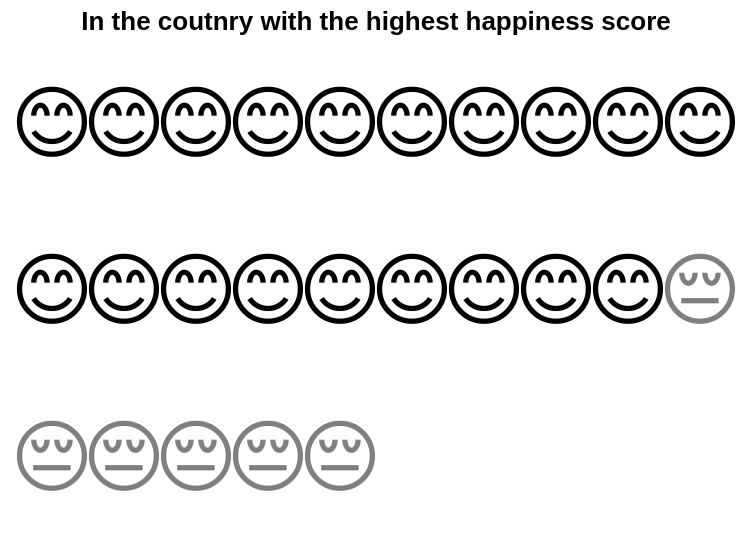

Write the Vega-Lite specification saved for this chart.
### Vega-Lite specification from a JSON file in a GitHub repository (floating-point values rounded to 4 significant figures)
{"$schema": "https://vega.github.io/schema/vega-lite/v4.json", "config": {"view": {"stroke": ""}}, "title": "In the coutnry with the highest happiness score", "width": 360, "height": 250, "data": {"values": [{"id": 1, "face": "smile"}, {"id": 2, "face": "smile"}, {"id": 3, "face": "smile"}, {"id": 4, "face": "smile"}, {"id": 5, "face": "smile"}, {"id": 6, "face": "smile"}, {"id": 7, "face": "smile"}, {"id": 8, "face": "smile"}, {"id": 9, "face": "smile"}, {"id": 10, "face": "smile"}, {"id": 11, "face": "smile"}, {"id": 12, "face": "smile"}, {"id": 13, "face": "smile"}, {"id": 14, "face": "smile"}, {"id": 15, "face": "smile"}, {"id": 16, "face": "smile"}, {"id": 17, "face": "smile"}, {"id": 18, "face": "smile"}, {"id": 19, "face": "smile"}, {"id": 20, "face": "frown"}, {"id": 21, "face": "frown"}, {"id": 22, "face": "frown"}, {"id": 23, "face": "frown"}, {"id": 24, "face": "frown"}, {"id": 25, "face": "frown"}]}, "transform": [{"calculate": "{'smile': '😊', 'frown': '😔'}[datum.face]", "as": "emoji"}, {"calculate": "ceil (datum.id/10)", "as": "col"}, {"calculate": "datum.id - datum.col*10", "as": "row"}], "mark": {"type": "text", "baseline": "middle"}, "encoding": {"x": {"field": "row", "type": "ordinal", "axis": null}, "y": {"field": "col", "type": "ordinal", "axis": null}, "text": {"field": "emoji", "type": "nominal"}, "size": {"value": 40}, "strokeWidth": {"value": 3.0}, "fillOpacity": {"condition": {"test": "datum.face=='smile'", "value": 1}, "value": 0.5}}}
